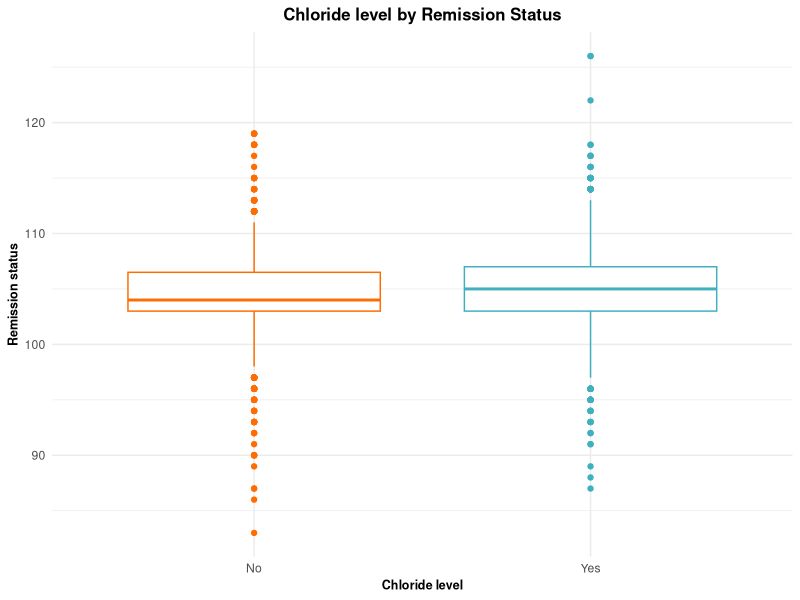

Write the R code that produced this figure.
#----Script Header-------------------------------------------------------------####
# Date: 10.09.2025         
# Author: Data_drama_queens     
# Filename: creating-plots
# Description: Script for creating plots.
#              We were given 5 questions, and asked to select one question each.
#              We have answered the following questions:
#                 - Does the remission depend on the hemoglobin level categorized into quartiles?
#                 - Does the remission depend on chloride?
#                 - Is there an association between calcium and total bilirubin?
# Project: RMED901A_Exam_Assignment
#-------------------------------------------------------------------------------###

# Read the data ----
library(here)
library(ggplot2)
library(tidyverse)

patient_data <- read_delim(
  here("data", "data_for_analysis", "20250908-tidy-joined-exam-data.txt"),
  delim = "\t"
)

# Statistical test to investigate if the remission is depended on chloride

## Count the number of patients in each category of remission
patient_data %>%
  group_by(remission) %>%
  count()

## Boxplot to visualize chloride levels by remission status.
ggplot(patient_data, aes(remission, chloride, color = remission)) +
  geom_boxplot() +
  theme_minimal() +
  theme(
    legend.position = "none"
  ) +
  labs(title = "Chloride level by Remission Status",
       x = "Chloride level",
       y = "Remission status") +
  theme(
    axis.title.x = element_text(face = "bold", size = 9),
    axis.title.y = element_text(face = "bold", size = 9),
    plot.title = element_text(face = "bold", hjust = 0.5, size = 12)
  ) +
  scale_color_manual(values = c("No" = "#fe6d01", "Yes" = "#40b0bf"))

# T-test to test difference in mean chloride levels by remission status
t_test_results <- patient_data %>% 
  t.test(chloride ~ remission, data = .) %>%
  broom::tidy()

t_test_results
# We have used an unpaired t-test for statistical analysis because we are
# interested in comparing the mean of chloride level between those with and 
# without remission. 

# The 2808 patients with remission compared to the 2359 patients
# without remission showed significantly lower chloride levels (t = -0.377, p = 0.000113)


  
